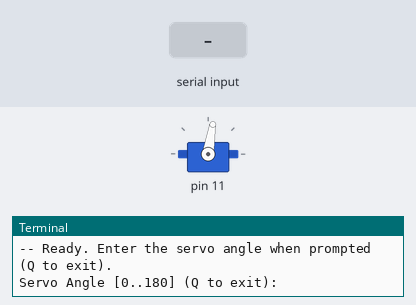
Bench run of a program on a simulated Raspberry Pi (header pin numbers). Shown: servo, the last lines printed to the terminal. The inputs (shaded band) are chosen by the test bench. Servo angles are drawn from the pulse width (0.5 ms = 0°, 2.5 ms = 180°).

Above: at 1.7 s.
1.8 s: "5" typed at the terminal, then Enter
At 2.9 s:
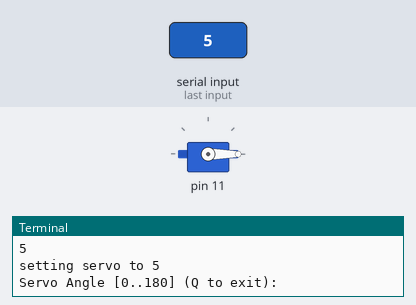
3.3 s: "90" typed at the terminal, then Enter
At 4.0 s:
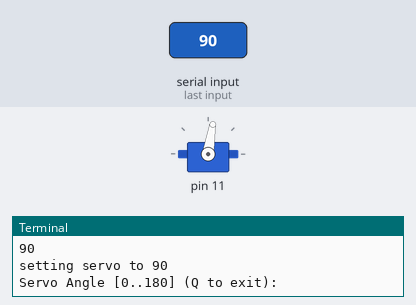
4.8 s: "1" typed at the terminal, then Enter
At 5.1 s:
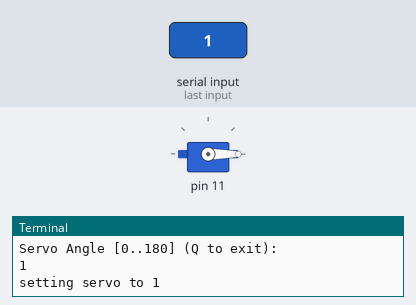
Timing chart, 0 to 7.8 s (numbered marks = the images above; inputs shaded):
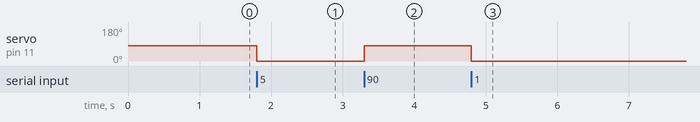

The program:

pwm.servo.02.py
```python
# Example Servo Code
# Control the angle of a STANDARD Servo Motor
#
# Intercative UI
#
import RPi.GPIO as GPIO
from time import sleep


SERVO_PIN: int = 11   # aka GPIO_17, physical #11
SMOOTH_MOVE: bool = False  # True is not a good idea. Try to see why...

GPIO.setmode(GPIO.BOARD)
GPIO.setup(SERVO_PIN, GPIO.OUT)

pwm: GPIO.PWM = GPIO.PWM(SERVO_PIN, 50)
# print(f"pwm is a {type(pwm)}")
pwm.start(0)


def setAngle(angle: float) -> None:
    duty: float = (angle / 18) + 2
    GPIO.output(SERVO_PIN, True)
    pwm.ChangeDutyCycle(duty)
    sleep(0.5)  # ??
    GPIO.output(SERVO_PIN, False)
    pwm.ChangeDutyCycle(duty)

servo_current_pos: int = 90
print("Initializing servo at 90-deg")
setAngle(servo_current_pos)

keep_working: bool =  True
user_input: str = ""

print("-- Ready. Enter the servo angle when prompted (Q to exit).")
while keep_working:
    user_input = input("Servo Angle [0..180] (Q to exit): ")
    if user_input.upper() == 'Q':
        print("Exiting at user's request")
        keep_working = False
    else:
        try:
            angle: int = int(user_input.strip())  # Yes, an int. No decimal.
            if angle < 0 or angle > 180:
                print(f"Value between 0 and 180, please. Not {angle}.")
            else:
                print(f"setting servo to {angle}")
                if SMOOTH_MOVE:
                    incr: int = 1
                    if servo_current_pos > angle:
                        incr = -1
                    for step in range(servo_current_pos + incr, angle, incr):
                        setAngle(step)
                        sleep(0.5)
                else:
                    setAngle(angle)
                servo_current_pos = angle
        except Exception as ex:
            print(f"Error converting {user_input} to a decimal number: {ex}")
            pass

print("Exiting the loop")
print("Parking at 90-deg")
setAngle(90)

pwm.stop()
GPIO.cleanup()
print("Bye!")
```

Measured:
- after the input at 1.8 s, servo on pin 11: 81° → 0° at once
- after the input at 3.3 s, servo on pin 11: 0° → 81° at once
- after the input at 4.8 s, servo on pin 11: 81° → 0° at once
